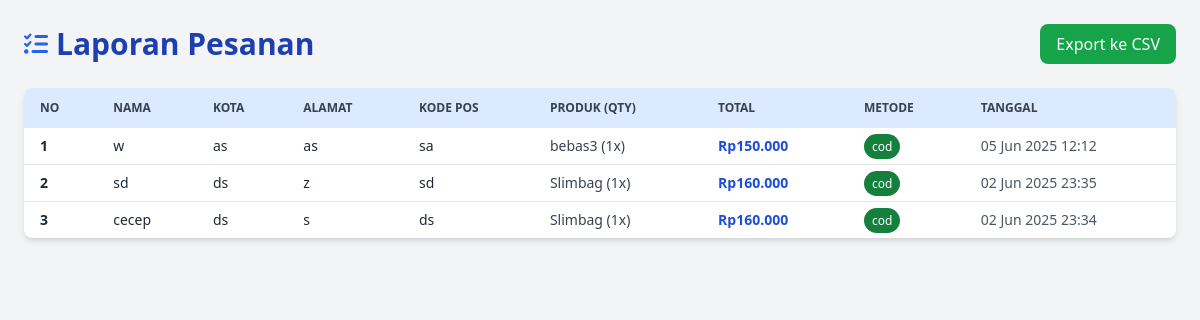
The page /UMKM/laporan.php (signed in) on the database its author committed.
### tables this page shows
CREATE TABLE `pesanan` (
  `id` int(11) NOT NULL,
  `nama` varchar(100) NOT NULL,
  `kota` varchar(100) NOT NULL,
  `alamat` text NOT NULL,
  `kode_pos` varchar(10) NOT NULL,
  `metode_bayar` varchar(50) NOT NULL,
  `total` int(11) NOT NULL,
  `tanggal` datetime NOT NULL DEFAULT current_timestamp()
);

### UMKM/laporan.php (the view, shortened to what this page needs)
<?php
include "db.php";
$pesanan = $conn->query("
    SELECT p.*,
           GROUP_CONCAT(pr.nama, ' (', pd.jumlah, 'x)') AS daftar_produk,
           GROUP_CONCAT(pd.subtotal) AS subtotals
    FROM pesanan p
    JOIN pesanan_detail pd ON p.id = pd.pesanan_id
    JOIN produk pr ON pr.id = pd.produk_id
    GROUP BY p.id
    ORDER BY p.tanggal DESC
");
?>
<!DOCTYPE html>
<html lang="id">
<head>
    <script src="https://cdn.tailwindcss.com"></script>
    <link rel="stylesheet" href="https://cdnjs.cloudflare.com/ajax/libs/font-awesome/6.5.0/css/all.min.css" />
</head>
<body class="bg-gray-100 text-gray-800 p-6">
    <div class="max-w-7xl mx-auto">
        <div class="flex justify-between items-center mb-6">
            <div class="flex items-center gap-2">
                <i class="fas fa-list-check text-blue-600 text-2xl"></i>
                <h1 class="text-3xl font-bold text-blue-800">Laporan Pesanan</h1>
            </div>
            <div class="flex items-center gap-2">
            <a href="?export=csv" class="bg-green-600 text-white px-4 py-2 rounded-lg hover:bg-green-700 transition" >Export ke CSV</a>
            </div>
        </div>
        <div class="bg-white shadow-md rounded-lg overflow-x-auto">
            <table class="min-w-full text-sm text-left table-auto">
                <thead class="bg-blue-100 sticky top-0 z-10">
                    <tr class="text-gray-700 uppercase text-xs">
                        <th class="px-4 py-3">No</th>
                        <th class="px-4 py-3">Nama</th>
                        <th class="px-4 py-3">Kota</th>
                        <th class="px-4 py-3">Alamat</th>
                        <th class="px-4 py-3">Kode Pos</th>
                        <th class="px-4 py-3">Produk (Qty)</th>
                        <th class="px-4 py-3">Total</th>
                        <th class="px-4 py-3">Metode</th>
                        <th class="px-4 py-3">Tanggal</th>
                    </tr>
                </thead>
                <tbody class="divide-y divide-gray-200">
                    <?php $no = 1; while ($row = $pesanan->fetch_assoc()): ?>
                    <tr class="hover:bg-gray-50 transition">
                        <td class="px-4 py-2 font-semibold"><?= $no++ ?></td>
                        <td class="px-4 py-2"><?= htmlspecialchars($row['nama']) ?></td>
                        <td class="px-4 py-2"><?= htmlspecialchars($row['kota']) ?></td>
                        <td class="px-4 py-2"><?= htmlspecialchars($row['alamat']) ?></td>
                        <td class="px-4 py-2"><?= htmlspecialchars($row['kode_pos']) ?></td>
                        <td class="px-4 py-2 text-sm text-gray-700"><?= nl2br($row['daftar_produk']) ?></td>
                        <td class="px-4 py-2 text-blue-700 font-semibold">Rp<?= number_format($row['total'], 0, ',', '.') ?></td>
                        <td class="px-4 py-2">
                            <span class="px-2 py-1 rounded-full text-white text-xs
                                <?= $row['metode_bayar'] == 'COD' ? 'bg-yellow-600' : 'bg-green-700' ?>">
                                <?= $row['metode_bayar'] ?>
                            </span>
                        </td>
                        <td class="px-4 py-2 text-sm text-gray-600"><?= date('d M Y H:i', strtotime($row['tanggal'])) ?></td>
                    </tr>
                    <?php endwhile; ?>
                </tbody>
            </table>
        </div>
    </div>
</body>
</html>

### rows shown on the page
pesanan: nama "w", kota "as", alamat "as", kode_pos "sa", daftar_produk "bebas3 (1x)", total "150.000", metode_bayar "cod", tanggal "05 Jun 2025 12:12"
pesanan: nama "sd", kota "ds", alamat "z", kode_pos "sd", daftar_produk "Slimbag (1x)", total "160.000", metode_bayar "cod", tanggal "02 Jun 2025 23:35"
pesanan: nama "cecep", kota "ds", alamat "s", kode_pos "ds", daftar_produk "Slimbag (1x)", total "160.000", metode_bayar "cod", tanggal "02 Jun 2025 23:34"
